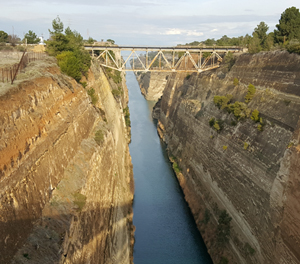
#> input picture practice_problems/ch06/images/color_space.jpg, 300 x 264 px, found by its file name
$ python pre_6_14.py
#> lines starting #> are read from the running program, lines starting #| are printed output that depends on the picture
# 2차원 히스토그램 Hue(세로), Saturation(가로)의 2개 축
import numpy as np, cv2

hscale = 32

# RGB 이미지를 HSV 색상공간으로 변환
BGR_img = cv2.imread("C:/images/color_space.jpg", cv2.IMREAD_COLOR)
#> BGR_img is the input picture: shape (264, 300, 3); mean B, G, R 99.5, 123.8, 135.6
if BGR_img is None: raise Exception("영상파일 읽기 오류")
# HSV 컬러 공간 변환
HSV_img = cv2.cvtColor(BGR_img, cv2.COLOR_BGR2HSV)
#> HSV_img: shape (264, 300, 3); mean H, S, V 39, 90.8, 140.9

# 2차원 히스토그램(색상, 채도)
hist = cv2.calcHist([HSV_img], [0, 1], None, [180, 256], [0, 180, 0, 256])
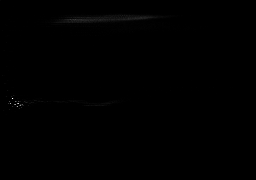
#> hist: shape (180, 256) float32; min 0, max 996, mean 1.7; drawn with min black and max white
# 180행 256열의 3채널 행렬 생성
hsv_map = np.zeros((180, 256, 3), np.uint8)

# 0채널 H(색상), 1채널 S(채도), 2채널 V(명도) -> 3채널 2차원 배열
h, s = np.indices(hsv_map.shape[:2])
hsv_map[:, :, 0] = h    # 0채널 Hue(색상)
hsv_map[:, :, 1] = s    # 1채널 Saturation(채도)
#밝기=빈도값으로, 3채널 V공간의 값=H와 S에 대한 2차원 히스토그램의 결과값
hsv_map[:, :, 2] = hist # 2채널 히스토그램의 빈도값
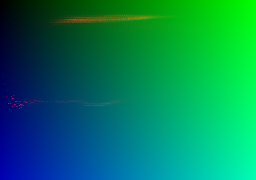
#> hsv_map: shape (180, 256, 3); mean of channels 0, 1, 2 89.5, 127.5, 1.6; drawn as B, G, R

# HSV공간으로 변환한 이미지와 위 배열을 곱하여 빈도값을 밝기로 설정
hist = np.clip(hist*0.005*hscale, 0, 1) # 스케일링
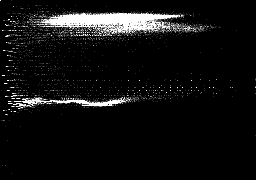
#> hist: shape (180, 256) float32; min 0, max 1, mean 0.0659
hist = hsv_map*hist[:, :, np.newaxis] / 255 # 이미지와 HSV색상 맵의 곱
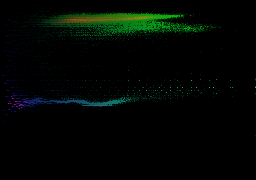
#> hist: shape (180, 256, 3) float32; mean of channels 0, 1, 2 0.0105, 0.0255, 0.00595; drawn as B, G, R

cv2.imshow("BGR_img", BGR_img)  # 원본
cv2.imshow("HSV_img", HSV_img)  # HSV
cv2.imshow("Hist2D", hist) # 빈도값 밝기 표현

cv2.waitKey(0)

$ run again, with practice_problems/ch06/images/add2.jpg copied over practice_problems/ch06/images/color_space.jpg
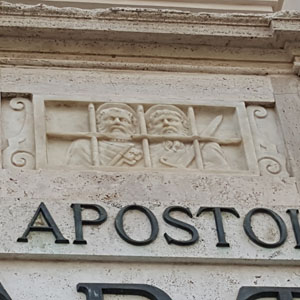
#> input picture practice_problems/ch06/images/add2.jpg, 300 x 300 px, found by its file name
#> BGR_img is the input picture: shape (300, 300, 3); mean B, G, R 133.2, 142.9, 150.3
#> HSV_img: shape (300, 300, 3); mean H, S, V 27, 36.5, 151.1
#> `hsv_map[:, :, 2] = hist`:
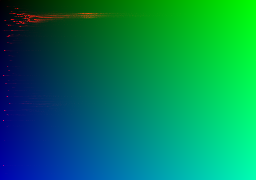
#> hsv_map: shape (180, 256, 3); mean of channels 0, 1, 2 89.5, 127.5, 1.3; drawn as B, G, R
#> `hist = hsv_map*hist[:, :, np.newaxis] / 255`:
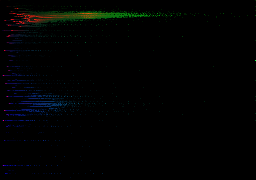
#> hist: shape (180, 256, 3) float32; mean of channels 0, 1, 2 0.00785, 0.00897, 0.00503; drawn as B, G, R

$ run again, with practice_problems/ch06/images/bright.jpg copied over practice_problems/ch06/images/color_space.jpg
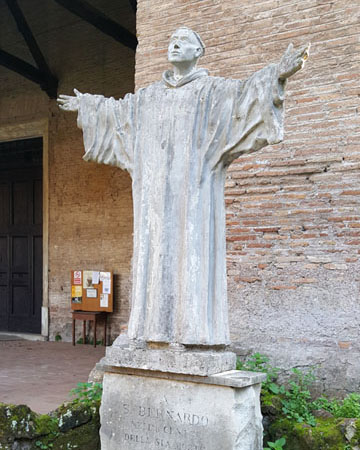
#> input picture practice_problems/ch06/images/bright.jpg, 360 x 450 px, found by its file name
#> BGR_img is the input picture: shape (450, 360, 3); mean B, G, R 137.2, 143.3, 148.1
#> HSV_img: shape (450, 360, 3); mean H, S, V 60.5, 43.5, 153.8
#> `hsv_map[:, :, 2] = hist`:
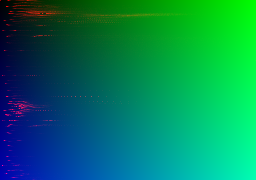
#> hsv_map: shape (180, 256, 3); mean of channels 0, 1, 2 89.5, 127.5, 2.9; drawn as B, G, R
#> `hist = hsv_map*hist[:, :, np.newaxis] / 255`:
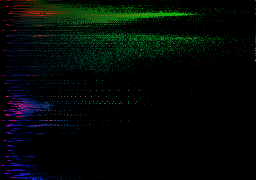
#> hist: shape (180, 256, 3) float32; mean of channels 0, 1, 2 0.0246, 0.0365, 0.0106; drawn as B, G, R
